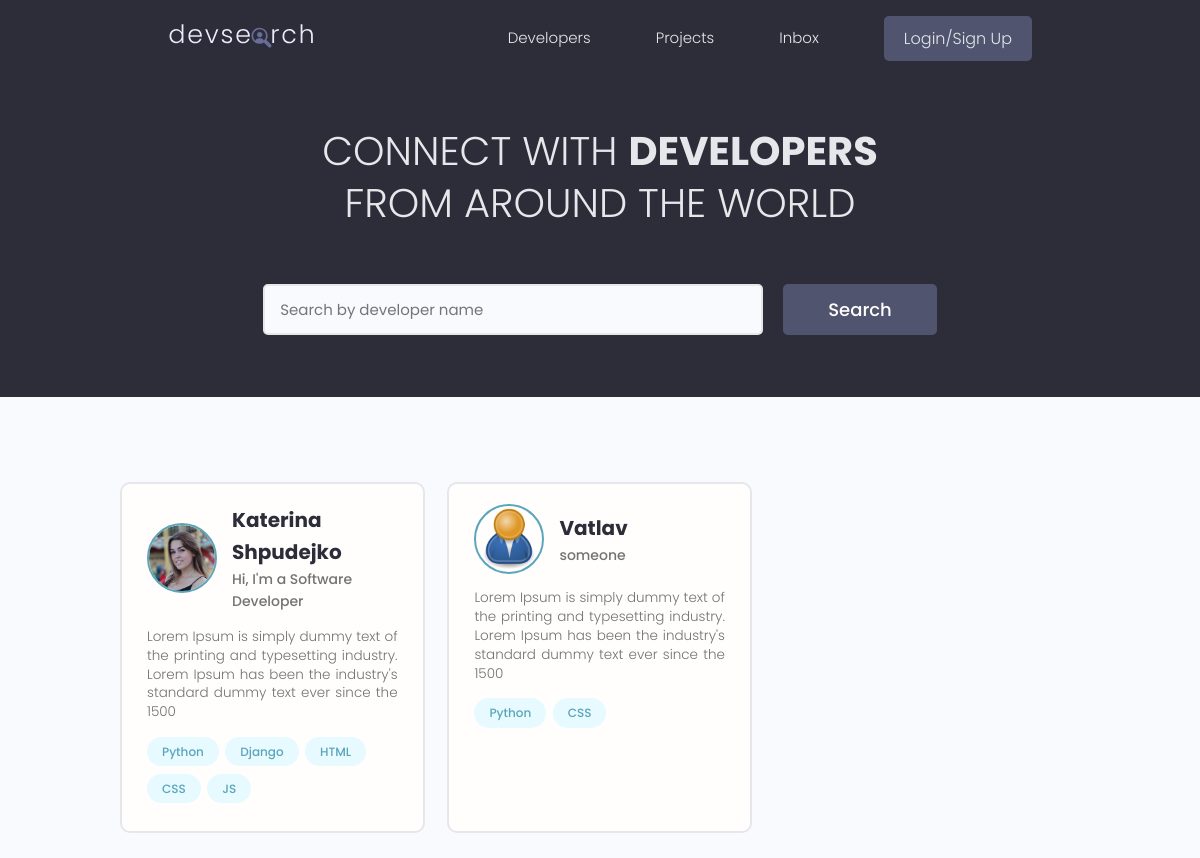
The app's page /, older data.
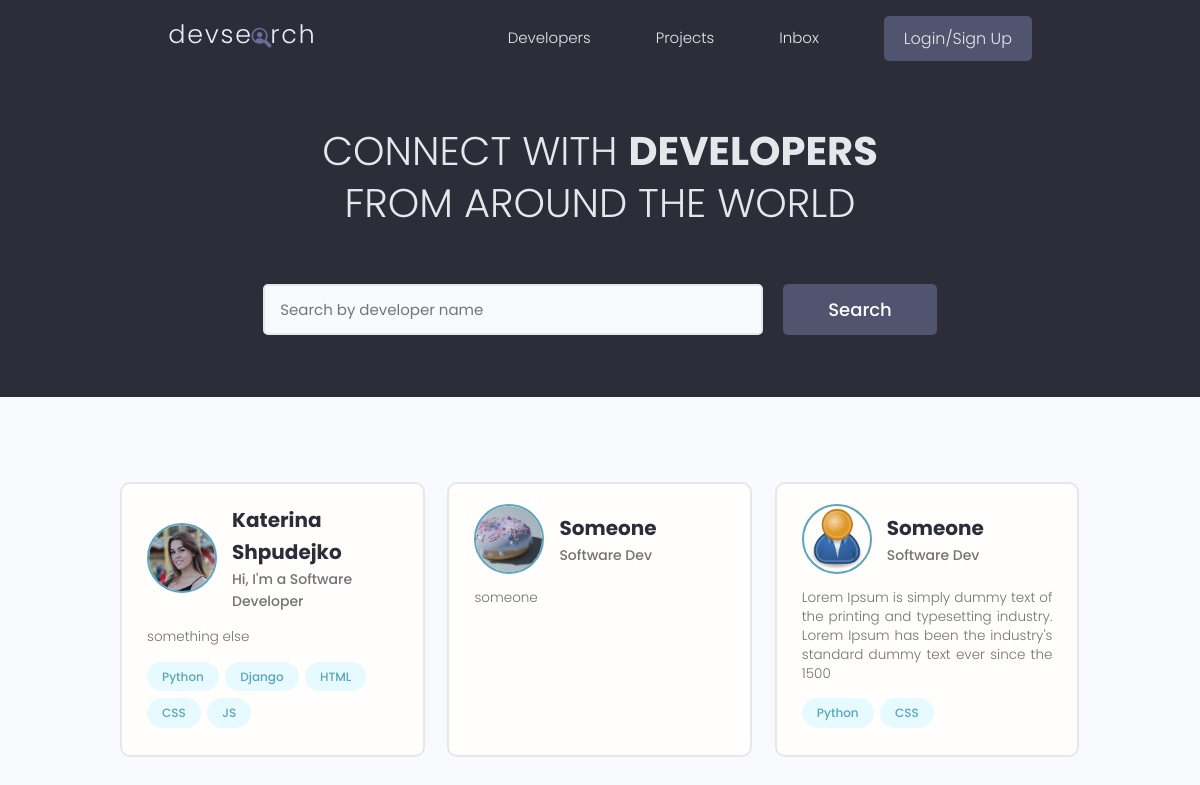
The same page, newer data.
### users/models.py (models this page shows, shortened)
class Profile(models.Model):
    user = models.OneToOneField(User, on_delete=models.CASCADE, null=True, blank=True)
    name = models.CharField(max_length=200, blank=True, null=True)
    email = models.EmailField(max_length=500, blank=True, null=True)
    username = models.CharField(max_length=200, blank=True, null=True)
    location = models.CharField(max_length=200, blank=True, null=True)
    short_intro = models.CharField(max_length=500, blank=True, null=True)
    bio = models.TextField(blank=True, null=True)
    profile_image = models.ImageField(null=True, blank=True,
                                      upload_to='profiles/', default='profiles/user-default.png')
    social_github = models.CharField(max_length=200, blank=True, null=True)
    social_twitter = models.CharField(max_length=200, blank=True, null=True)
    social_linkedin = models.CharField(max_length=200, blank=True, null=True)
    social_youtube = models.CharField(max_length=200, blank=True, null=True)
    social_website = models.CharField(max_length=200, blank=True, null=True)
    id = models.UUIDField(default=uuid.uuid4, unique=True,
                          primary_key=True, editable=False)

class Skill(models.Model):
    owner = models.ForeignKey(Profile, on_delete=models.CASCADE,
                              null=True, blank=True)
    name = models.CharField(max_length=200, blank=True, null=True)
    description = models.TextField(null=True, blank=True)
    id = models.UUIDField(default=uuid.uuid4, unique=True,
                          primary_key=True, editable=False)
    def __str__(self):
        return str(self.name)

### users/views.py (the view)
# urls.py: path('', views.profiles, name='profiles'),
def profiles(request):
    profiles, search_query = searchProfiles(request)
    custom_range, profiles = paginationProfiles(request, profiles, 3)
    context = {'profiles': profiles, 'search_query': search_query, 'custom_range': custom_range}
    return render(request, 'users/profiles.html', context)

### users/utils.py (called while the page is built)
def searchProfiles(request):
    search_query = ''
    if request.GET.get('search_query'):
        search_query = request.GET.get('search_query')
    skills = Skill.objects.filter(name__icontains=search_query)
    profiles = Profile.objects.distinct().filter(
        Q(name__icontains=search_query) |
        Q(short_intro__icontains=search_query) |
        Q(skill__in=skills)
    )
    return profiles, search_query

def paginationProfiles(request, profiles, results):
    page = request.GET.get('page')
    paginator = Paginator(profiles, results)
    try:
        profiles = paginator.page(page)
    except PageNotAnInteger:
        page = 1
        profiles = paginator.page(page)
    except EmptyPage:
        page = paginator.num_pages
        profiles = paginator.page(page)
    leftIndex = int(page) - 4
    if leftIndex < 1:
        leftIndex = 1
    rightIndex = int(page) + 1
    if rightIndex > paginator.num_pages:
        rightIndex = paginator.num_pages + 1
    custom_range = range(leftIndex, rightIndex)
    return custom_range, profiles

### users/templates/users/profiles.html (shortened to what this page needs)
{% extends 'main.html' %}
{% block content %}
  <main class="home">
    <section class="hero-section text-center">
      <div class="container container--narrow">
        <div class="hero-section__box">
          <h2>CONNECT WITH <span>DEVELOPERS</span></h2>
          <h2>FROM AROUND THE WORLD</h2>
        </div>
        <div class="hero-section__search">
          <form class="form" action="{% url 'profiles' %}" method="get">
            <div class="form__field">
              <input class="input input--text" id="formInput#search" type="text" name="search_query"
                value='{{ search_query }}' placeholder="Search by developer name" />
            </div>
            <input class="btn btn--sub btn--lg" type="submit" value="Search" />
          </form>
        </div>
      </div>
    </section>
    <section class="devlist">
      <div class="container">
        <div class="grid grid--three">
          {% for profile in profiles %}
          <div class="column card">
            <div class="dev">
              <a href="{% url 'user-profile' profile.id %}" class="card__body">
                <div class="dev__profile">
                  <img class="avatar avatar--md" src="{{ profile.profile_image.url }}" alt="image" />
                  <div class="dev__meta">
                    <h3>{{profile.name}}</h3>
                    <h5>{{profile.short_intro|slice:'60'}}</h5>
                  </div>
                </div>
                <p class="dev__info">
                  {{ profile.bio|slice:'150' }}
                </p>
                <div class="dev__skills">
                  {% for skill in profile.skill_set.all|slice:'5' %}
                  <span class="tag tag--pill tag--main">
                    <small>{{ skill }}</small>
                  </span>
                  {% endfor %}
                </div>
              </a>
            </div>
          </div>
          {% endfor %}
        </div>
      </div>
    </section>
  </main>
{% endblock content %}

Row changes from the older to the newer data that the page shows:
changed Profile "Katerina Shpudejko": bio "Lorem Ipsum is simply dummy text of the printing and typesetting industry. Lorem Ipsum has been the industry's standard dummy text ever since the 1500" → "something else"
added Profile: profile_image (picture), name "Someone", short_intro "Software Dev", bio "someone"
changed Profile (number 3 of 3 on the later page): name "Vatlav" → "Someone"; short_intro "someone" → "Software Dev"
